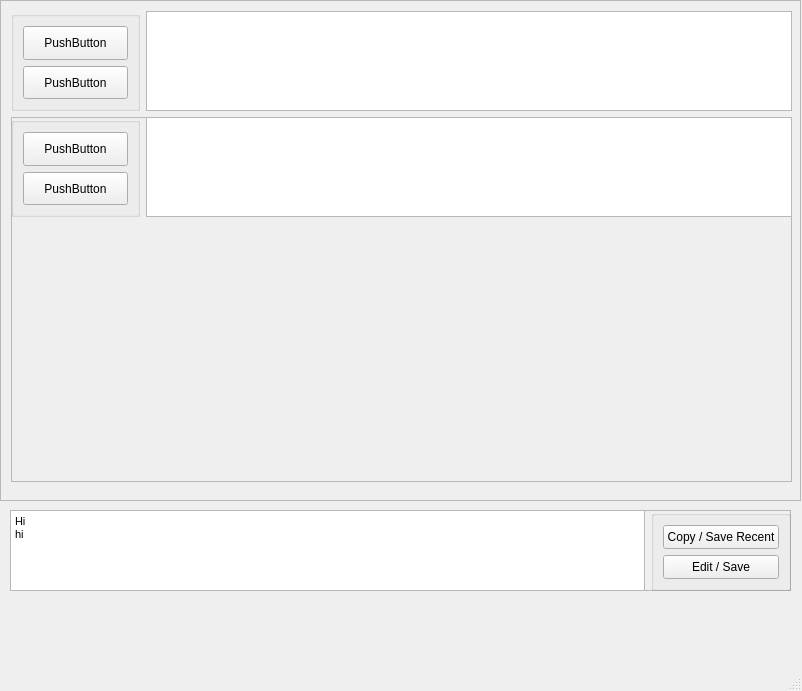
<?xml version="1.0" encoding="UTF-8"?>
<ui version="4.0">
 <class>MainWindow</class>
 <widget class="QMainWindow" name="MainWindow">
  <property name="geometry">
   <rect>
    <x>0</x>
    <y>0</y>
    <width>802</width>
    <height>691</height>
   </rect>
  </property>
  <property name="windowTitle">
   <string>MainWindow</string>
  </property>
  <widget class="QWidget" name="centralwidget">
   <widget class="QScrollArea" name="scrollArea">
    <property name="geometry">
     <rect>
      <x>0</x>
      <y>0</y>
      <width>801</width>
      <height>501</height>
     </rect>
    </property>
    <property name="widgetResizable">
     <bool>true</bool>
    </property>
    <widget class="QWidget" name="scrollAreaWidgetContents">
     <property name="geometry">
      <rect>
       <x>0</x>
       <y>0</y>
       <width>799</width>
       <height>499</height>
      </rect>
     </property>
     <widget class="QWidget" name="verticalLayoutWidget_3">
      <property name="geometry">
       <rect>
        <x>0</x>
        <y>0</y>
        <width>801</width>
        <height>491</height>
       </rect>
      </property>
      <layout class="QVBoxLayout" name="outer_vert" stretch="1,1">
       <property name="sizeConstraint">
        <enum>QLayout::SetDefaultConstraint</enum>
       </property>
       <property name="leftMargin">
        <number>10</number>
       </property>
       <property name="topMargin">
        <number>10</number>
       </property>
       <property name="rightMargin">
        <number>10</number>
       </property>
       <property name="bottomMargin">
        <number>10</number>
       </property>
       <item>
        <layout class="QHBoxLayout" name="entry_hori" stretch="1,5">
         <item>
          <widget class="QGroupBox" name="verticalGroupBox">
           <property name="maximumSize">
            <size>
             <width>16777215</width>
             <height>100</height>
            </size>
           </property>
           <layout class="QVBoxLayout" name="button_vert">
            <item>
             <widget class="QPushButton" name="pushButton_2">
              <property name="sizePolicy">
               <sizepolicy hsizetype="Minimum" vsizetype="Expanding">
                <horstretch>0</horstretch>
                <verstretch>0</verstretch>
               </sizepolicy>
              </property>
              <property name="minimumSize">
               <size>
                <width>0</width>
                <height>0</height>
               </size>
              </property>
              <property name="maximumSize">
               <size>
                <width>16777215</width>
                <height>45</height>
               </size>
              </property>
              <property name="text">
               <string>PushButton</string>
              </property>
             </widget>
            </item>
            <item>
             <widget class="QPushButton" name="pushButton_3">
              <property name="sizePolicy">
               <sizepolicy hsizetype="Minimum" vsizetype="Expanding">
                <horstretch>0</horstretch>
                <verstretch>0</verstretch>
               </sizepolicy>
              </property>
              <property name="maximumSize">
               <size>
                <width>16777215</width>
                <height>45</height>
               </size>
              </property>
              <property name="text">
               <string>PushButton</string>
              </property>
             </widget>
            </item>
           </layout>
          </widget>
         </item>
         <item>
          <widget class="QTextEdit" name="textEdit">
           <property name="enabled">
            <bool>true</bool>
           </property>
           <property name="sizePolicy">
            <sizepolicy hsizetype="Expanding" vsizetype="Expanding">
             <horstretch>0</horstretch>
             <verstretch>0</verstretch>
            </sizepolicy>
           </property>
           <property name="minimumSize">
            <size>
             <width>200</width>
             <height>50</height>
            </size>
           </property>
           <property name="maximumSize">
            <size>
             <width>10000</width>
             <height>100</height>
            </size>
           </property>
           <property name="baseSize">
            <size>
             <width>200</width>
             <height>50</height>
            </size>
           </property>
          </widget>
         </item>
        </layout>
       </item>
       <item>
        <widget class="QFrame" name="frame_2">
         <property name="frameShape">
          <enum>QFrame::StyledPanel</enum>
         </property>
         <property name="frameShadow">
          <enum>QFrame::Raised</enum>
         </property>
         <widget class="QWidget" name="horizontalLayoutWidget_13">
          <property name="geometry">
           <rect>
            <x>0</x>
            <y>0</y>
            <width>781</width>
            <height>101</height>
           </rect>
          </property>
          <layout class="QHBoxLayout" name="entry_hori_22" stretch="1,5">
           <item>
            <widget class="QGroupBox" name="verticalGroupBox_21">
             <property name="maximumSize">
              <size>
               <width>16777215</width>
               <height>100</height>
              </size>
             </property>
             <layout class="QVBoxLayout" name="button_vert_22">
              <item>
               <widget class="QPushButton" name="pushButton_44">
                <property name="sizePolicy">
                 <sizepolicy hsizetype="Minimum" vsizetype="Expanding">
                  <horstretch>0</horstretch>
                  <verstretch>0</verstretch>
                 </sizepolicy>
                </property>
                <property name="minimumSize">
                 <size>
                  <width>0</width>
                  <height>0</height>
                 </size>
                </property>
                <property name="maximumSize">
                 <size>
                  <width>16777215</width>
                  <height>45</height>
                 </size>
                </property>
                <property name="text">
                 <string>PushButton</string>
                </property>
               </widget>
              </item>
              <item>
               <widget class="QPushButton" name="pushButton_45">
                <property name="sizePolicy">
                 <sizepolicy hsizetype="Minimum" vsizetype="Expanding">
                  <horstretch>0</horstretch>
                  <verstretch>0</verstretch>
                 </sizepolicy>
                </property>
                <property name="maximumSize">
                 <size>
                  <width>16777215</width>
                  <height>45</height>
                 </size>
                </property>
                <property name="text">
                 <string>PushButton</string>
                </property>
               </widget>
              </item>
             </layout>
            </widget>
           </item>
           <item>
            <widget class="QTextEdit" name="textEdit_22">
             <property name="enabled">
              <bool>true</bool>
             </property>
             <property name="sizePolicy">
              <sizepolicy hsizetype="Expanding" vsizetype="Expanding">
               <horstretch>0</horstretch>
               <verstretch>0</verstretch>
              </sizepolicy>
             </property>
             <property name="minimumSize">
              <size>
               <width>200</width>
               <height>50</height>
              </size>
             </property>
             <property name="maximumSize">
              <size>
               <width>10000</width>
               <height>100</height>
              </size>
             </property>
             <property name="baseSize">
              <size>
               <width>200</width>
               <height>50</height>
              </size>
             </property>
            </widget>
           </item>
          </layout>
         </widget>
        </widget>
       </item>
      </layout>
     </widget>
    </widget>
   </widget>
   <widget class="QFrame" name="frame">
    <property name="geometry">
     <rect>
      <x>10</x>
      <y>510</y>
      <width>781</width>
      <height>81</height>
     </rect>
    </property>
    <property name="frameShape">
     <enum>QFrame::StyledPanel</enum>
    </property>
    <property name="frameShadow">
     <enum>QFrame::Raised</enum>
    </property>
    <widget class="QWidget" name="horizontalLayoutWidget_2">
     <property name="geometry">
      <rect>
       <x>0</x>
       <y>0</y>
       <width>781</width>
       <height>81</height>
      </rect>
     </property>
     <layout class="QHBoxLayout" name="entry_hori_11" stretch="5,1">
      <item>
       <widget class="QTextEdit" name="textEdit_11">
        <property name="enabled">
         <bool>true</bool>
        </property>
        <property name="sizePolicy">
         <sizepolicy hsizetype="Expanding" vsizetype="Expanding">
          <horstretch>0</horstretch>
          <verstretch>0</verstretch>
         </sizepolicy>
        </property>
        <property name="minimumSize">
         <size>
          <width>200</width>
          <height>50</height>
         </size>
        </property>
        <property name="maximumSize">
         <size>
          <width>10000</width>
          <height>100</height>
         </size>
        </property>
        <property name="baseSize">
         <size>
          <width>200</width>
          <height>50</height>
         </size>
        </property>
        <property name="html">
         <string>&lt;!DOCTYPE HTML PUBLIC &quot;-//W3C//DTD HTML 4.0//EN&quot; &quot;http://www.w3.org/TR/REC-html40/strict.dtd&quot;&gt;
&lt;html&gt;&lt;head&gt;&lt;meta name=&quot;qrichtext&quot; content=&quot;1&quot; /&gt;&lt;style type=&quot;text/css&quot;&gt;
p, li { white-space: pre-wrap; }
&lt;/style&gt;&lt;/head&gt;&lt;body style=&quot; font-family:'MS Shell Dlg 2'; font-size:8pt; font-weight:400; font-style:normal;&quot;&gt;
&lt;p style=&quot; margin-top:0px; margin-bottom:0px; margin-left:0px; margin-right:0px; -qt-block-indent:0; text-indent:0px;&quot;&gt;Hi&lt;/p&gt;
&lt;p style=&quot; margin-top:0px; margin-bottom:0px; margin-left:0px; margin-right:0px; -qt-block-indent:0; text-indent:0px;&quot;&gt;hi&lt;/p&gt;&lt;/body&gt;&lt;/html&gt;</string>
        </property>
       </widget>
      </item>
      <item>
       <widget class="QGroupBox" name="verticalGroupBox_10">
        <property name="maximumSize">
         <size>
          <width>16777215</width>
          <height>100</height>
         </size>
        </property>
        <layout class="QVBoxLayout" name="button_vert_11">
         <item>
          <widget class="QPushButton" name="pushButton_22">
           <property name="sizePolicy">
            <sizepolicy hsizetype="Minimum" vsizetype="Expanding">
             <horstretch>0</horstretch>
             <verstretch>0</verstretch>
            </sizepolicy>
           </property>
           <property name="minimumSize">
            <size>
             <width>0</width>
             <height>0</height>
            </size>
           </property>
           <property name="maximumSize">
            <size>
             <width>16777215</width>
             <height>45</height>
            </size>
           </property>
           <property name="text">
            <string>Copy / Save Recent</string>
           </property>
          </widget>
         </item>
         <item>
          <widget class="QPushButton" name="pushButton_23">
           <property name="sizePolicy">
            <sizepolicy hsizetype="Minimum" vsizetype="Expanding">
             <horstretch>0</horstretch>
             <verstretch>0</verstretch>
            </sizepolicy>
           </property>
           <property name="maximumSize">
            <size>
             <width>16777215</width>
             <height>45</height>
            </size>
           </property>
           <property name="text">
            <string>Edit / Save</string>
           </property>
          </widget>
         </item>
        </layout>
       </widget>
      </item>
     </layout>
    </widget>
   </widget>
  </widget>
  <widget class="QMenuBar" name="menubar">
   <property name="geometry">
    <rect>
     <x>0</x>
     <y>0</y>
     <width>802</width>
     <height>18</height>
    </rect>
   </property>
  </widget>
  <widget class="QStatusBar" name="statusbar"/>
 </widget>
 <resources/>
 <connections/>
</ui>
